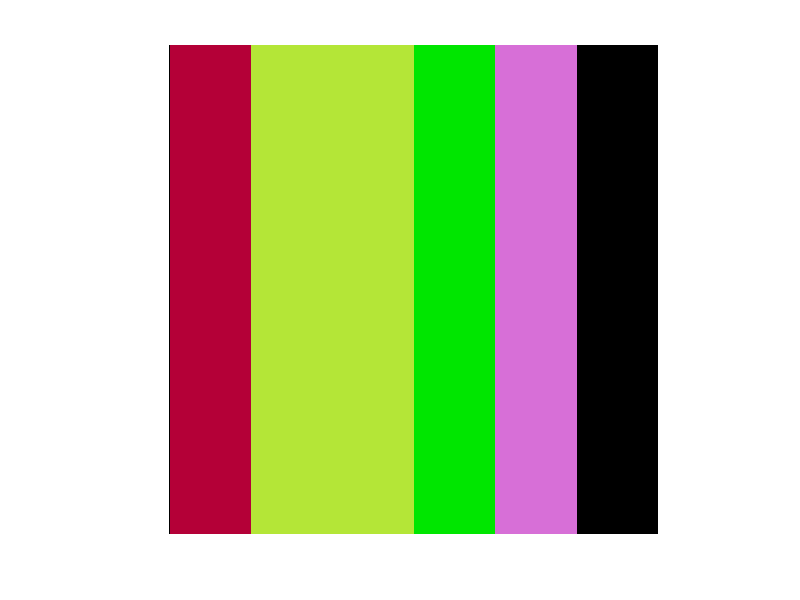

MATLAB code to generate this figure: (Note: this script raises an error after producing the figure.)
clear all; clc; close all;

Fade_R = [180*ones(6,3) zeros(6,1) 215*ones(6,1) zeros(6,1)];
Fade_G = [zeros(6,1) 230*ones(6,3) 111*ones(6,1) zeros(6,1)];
Fade_B = [55*ones(6,3) zeros(6,1) 215*ones(6,1) zeros(6,1)];

Fade = zeros(6,6,3);
Fade(:,:,1) = Fade_R;
Fade(:,:,2) = Fade_G;
Fade(:,:,3) = Fade_B;

imshow(uint8(Fade))
truesize(gcf,[100 100])
set (gcf, 'units', 'normalize', 'position', [0.1,0.1,0.7,0.7]);
